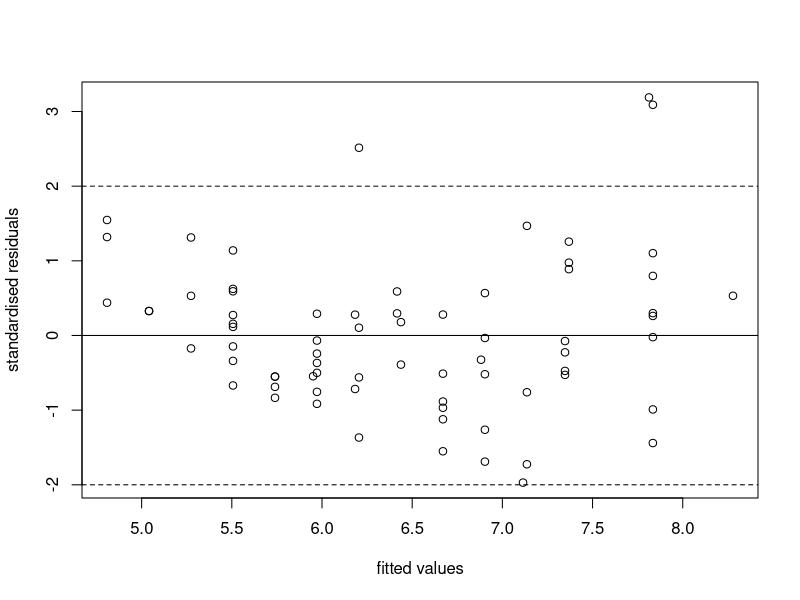

Generate this figure with R:
Bordeaux <- read.csv(file = 'Bordeaux.csv')

#par(mfrow=c(1,2))
#plot(Bordeaux$ParkerPoints, Bordeaux$Price, xlab = "Parker Points", ylab = "Price")
#plot(Bordeaux$Pomerol, Bordeaux$Price, xlab = "Pomerol", ylab = "Price")

#lm.fit<-lm(Price~ParkerPoints+Pomerol,data=Bordeaux)
#summary(lm.fit)

#X=model.matrix(lm.fit) 
#H=X%*%solve(t(X)%*%X)%*%t(X) 

#r=lm.fit$residuals 
#sigmahat=sqrt(sum(r^2)/lm.fit$df.residual) 
#r0=r/(sigmahat*sqrt(1-diag(H))) 
#yhat=lm.fit$fitted.values 
#plot(yhat,r0,xlab="fitted values",ylab="standardised residuals") 
#abline(h=c(-2,0,2), lty=c(2,1,2))

lm.fit<-lm(log(Price)~ParkerPoints+Pomerol,data=Bordeaux)
summary(lm.fit)

X=model.matrix(lm.fit) 
H=X%*%solve(t(X)%*%X)%*%t(X) 

r=lm.fit$residuals 
sigmahat=sqrt(sum(r^2)/lm.fit$df.residual) 
r0=r/(sigmahat*sqrt(1-diag(H))) 
yhat=lm.fit$fitted.values 
plot(yhat,r0,xlab="fitted values",ylab="standardised residuals") 
abline(h=c(-2,0,2), lty=c(2,1,2))